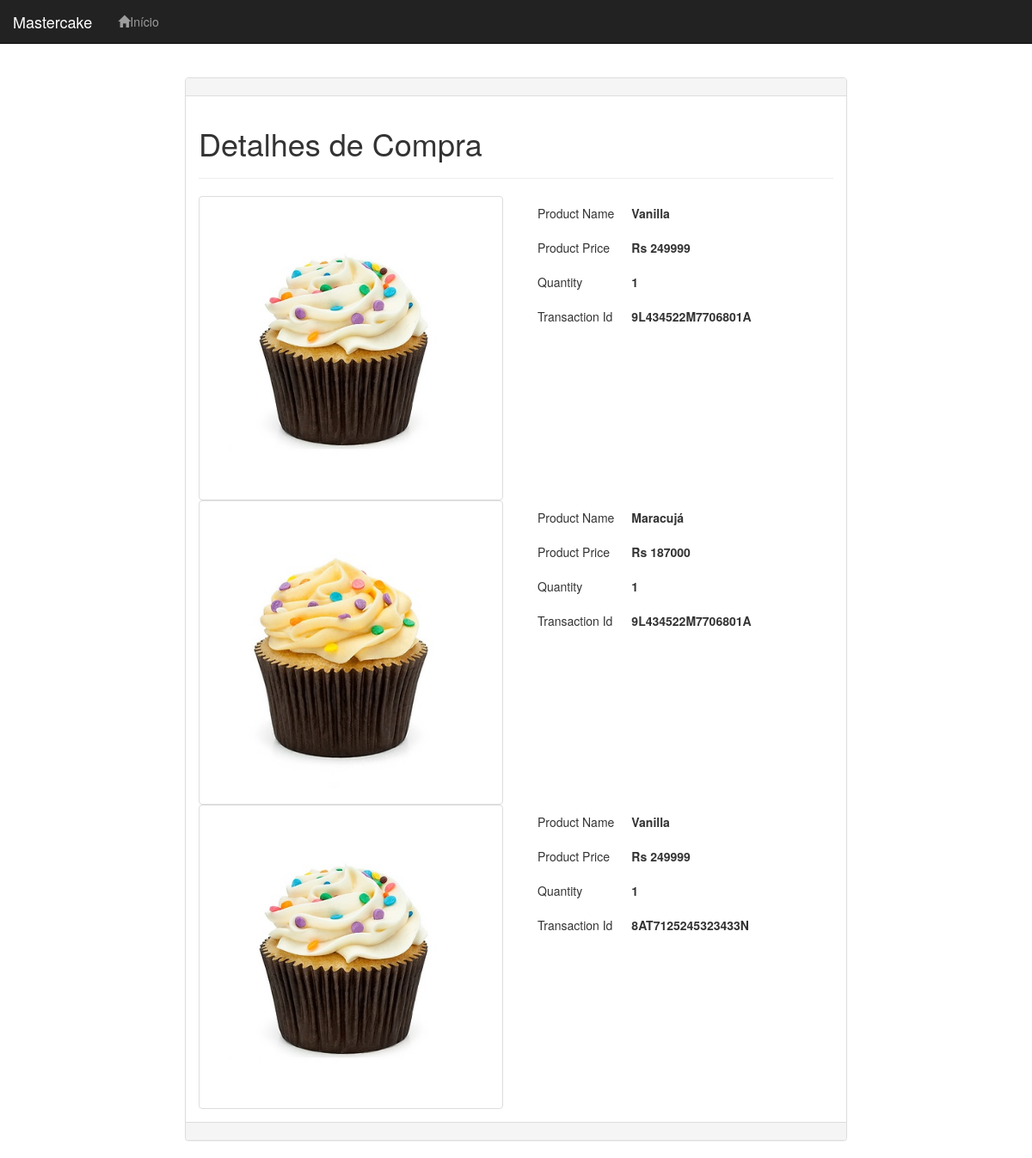
The app's page /customer_order.php (signed in) with its own data.
### tables this page shows
CREATE TABLE `orders` (
  `order_id` int(11) NOT NULL,
  `user_id` int(11) NOT NULL,
  `product_id` int(11) NOT NULL,
  `qty` int(11) NOT NULL,
  `trx_id` varchar(255) NOT NULL,
  `p_status` varchar(20) NOT NULL
);

CREATE TABLE `products` (
  `product_id` int(100) NOT NULL,
  `product_cat` int(11) NOT NULL,
  `product_brand` int(100) NOT NULL,
  `product_title` varchar(255) NOT NULL,
  `product_price` int(100) NOT NULL,
  `product_qty` int(11) NOT NULL,
  `product_desc` text NOT NULL,
  `product_image` text NOT NULL,
  `product_keywords` text NOT NULL
);

### customer_order.php (the view, shortened to what this page needs)
<!DOCTYPE html>
<html>
	<head>
		<link rel="stylesheet" href="css/bootstrap.min.css"/>
	</head>
<body>
	<div class="navbar navbar-inverse navbar-fixed-top">
		<div class="container-fluid">
			<div class="navbar-header">
				<a href="#" class="navbar-brand">Mastercake</a>
			</div>
			<ul class="nav navbar-nav">
				<li><a href="index.php"><span class="glyphicon glyphicon-home"></span>Início</a></li>
			</ul>
		</div>
	</div>
	<p><br/></p>
	<p><br/></p>
	<p><br/></p>
	<div class="container-fluid">
		<div class="row">
			<div class="col-md-2"></div>
			<div class="col-md-8">
				<div class="panel panel-default">
					<div class="panel-heading"></div>
					<div class="panel-body">
						<h1>Detalhes de Compra</h1>
						<hr/>
						<?php
							include_once("db.php");
							$user_id = $_SESSION["uid"];
							$orders_list = "SELECT o.order_id,o.user_id,o.product_id,o.qty,o.trx_id,o.p_status,p.product_title,p.product_price,p.product_image FROM orders o,products p WHERE o.user_id='$user_id' AND o.product_id=p.product_id";
							$query = mysqli_query($con,$orders_list);
							if (mysqli_num_rows($query) > 0) {
								while ($row=mysqli_fetch_array($query)) {
									?>
										<div class="row">
											<div class="col-md-6">
												<img style="float:right;" src="product_images/<?php echo $row['product_image']; ?>" class="img-responsive img-thumbnail"/>
											</div>
											<div class="col-md-6">
												<table>
													<tr><td>Product Name</td><td><b><?php echo $row["product_title"]; ?></b> </td></tr>
													<tr><td>Product Price</td><td><b><?php echo  CURRENCY." ".$row["product_price"]; ?></b></td></tr>
													<tr><td>Quantity</td><td><b><?php echo $row["qty"]; ?></b></td></tr>
													<tr><td>Transaction Id</td><td><b><?php echo $row["trx_id"]; ?></b></td></tr>
												</table>
											</div>
										</div>
									<?php
								}
							}
						?>
					</div>
					<div class="panel-footer"></div>
				</div>
			</div>
			<div class="col-md-2"></div>
		</div>
	</div>
</body>
</html>

### customer_order.php (style rules this page uses)
table tr td { padding:10px; }

### records on screen
orders: product.product_image (picture), product.product_title "Vanilla", product.product_price "249999", qty "1", trx "9L434522M7706801A"
orders: product.product_image (picture), product.product_title "Maracujá", product.product_price "187000", qty "1", trx "9L434522M7706801A"
orders: product.product_image (picture), product.product_title "Vanilla", product.product_price "249999", qty "1", trx "8AT7125245323433N"
